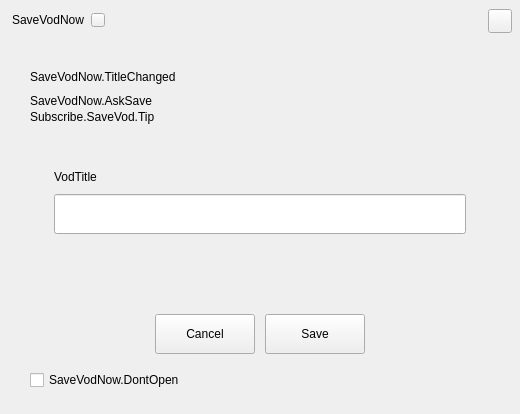
<?xml version="1.0" encoding="UTF-8"?>
<ui version="4.0">
 <class>AFQInstantVodSaverWidget</class>
 <widget class="QWidget" name="AFQInstantVodSaverWidget">
  <property name="geometry">
   <rect>
    <x>0</x>
    <y>0</y>
    <width>520</width>
    <height>414</height>
   </rect>
  </property>
  <property name="sizePolicy">
   <sizepolicy hsizetype="Preferred" vsizetype="Preferred">
    <horstretch>0</horstretch>
    <verstretch>0</verstretch>
   </sizepolicy>
  </property>
  <property name="minimumSize">
   <size>
    <width>520</width>
    <height>414</height>
   </size>
  </property>
  <property name="maximumSize">
   <size>
    <width>520</width>
    <height>414</height>
   </size>
  </property>
  <property name="windowTitle">
   <string>Form</string>
  </property>
  <property name="styleSheet">
   <string notr="true"/>
  </property>
  <layout class="QVBoxLayout" name="verticalLayout">
   <property name="spacing">
    <number>0</number>
   </property>
   <property name="leftMargin">
    <number>0</number>
   </property>
   <property name="topMargin">
    <number>0</number>
   </property>
   <property name="rightMargin">
    <number>0</number>
   </property>
   <property name="bottomMargin">
    <number>0</number>
   </property>
   <item>
    <widget class="QWidget" name="widget_Top" native="true">
     <property name="minimumSize">
      <size>
       <width>0</width>
       <height>40</height>
      </size>
     </property>
     <property name="maximumSize">
      <size>
       <width>16777215</width>
       <height>40</height>
      </size>
     </property>
     <layout class="QHBoxLayout" name="horizontalLayout">
      <property name="spacing">
       <number>6</number>
      </property>
      <property name="leftMargin">
       <number>12</number>
      </property>
      <property name="topMargin">
       <number>9</number>
      </property>
      <property name="rightMargin">
       <number>8</number>
      </property>
      <item>
       <widget class="QLabel" name="label_Title">
        <property name="text">
         <string>SaveVodNow</string>
        </property>
       </widget>
      </item>
      <item>
       <widget class="AFQInfoTooltipButton" name="pushButton_QuestionMark">
        <property name="minimumSize">
         <size>
          <width>14</width>
          <height>14</height>
         </size>
        </property>
        <property name="maximumSize">
         <size>
          <width>14</width>
          <height>14</height>
         </size>
        </property>
        <property name="text">
         <string/>
        </property>
       </widget>
      </item>
      <item>
       <spacer name="horizontalSpacer">
        <property name="orientation">
         <enum>Qt::Horizontal</enum>
        </property>
        <property name="sizeHint" stdset="0">
         <size>
          <width>351</width>
          <height>19</height>
         </size>
        </property>
       </spacer>
      </item>
      <item>
       <widget class="QPushButton" name="pushButton_Close">
        <property name="minimumSize">
         <size>
          <width>24</width>
          <height>24</height>
         </size>
        </property>
        <property name="maximumSize">
         <size>
          <width>24</width>
          <height>24</height>
         </size>
        </property>
        <property name="text">
         <string/>
        </property>
       </widget>
      </item>
     </layout>
    </widget>
   </item>
   <item>
    <widget class="QWidget" name="widget_Middle" native="true">
     <property name="minimumSize">
      <size>
       <width>0</width>
       <height>0</height>
      </size>
     </property>
     <layout class="QVBoxLayout" name="verticalLayout_3">
      <property name="spacing">
       <number>24</number>
      </property>
      <property name="leftMargin">
       <number>30</number>
      </property>
      <property name="topMargin">
       <number>30</number>
      </property>
      <property name="rightMargin">
       <number>30</number>
      </property>
      <property name="bottomMargin">
       <number>0</number>
      </property>
      <item>
       <widget class="QWidget" name="widget" native="true">
        <property name="sizePolicy">
         <sizepolicy hsizetype="Preferred" vsizetype="Preferred">
          <horstretch>0</horstretch>
          <verstretch>0</verstretch>
         </sizepolicy>
        </property>
        <property name="minimumSize">
         <size>
          <width>0</width>
          <height>0</height>
         </size>
        </property>
        <property name="maximumSize">
         <size>
          <width>16777215</width>
          <height>16777215</height>
         </size>
        </property>
        <layout class="QVBoxLayout" name="verticalLayout_6">
         <property name="spacing">
          <number>10</number>
         </property>
         <property name="leftMargin">
          <number>0</number>
         </property>
         <property name="topMargin">
          <number>0</number>
         </property>
         <property name="rightMargin">
          <number>0</number>
         </property>
         <property name="bottomMargin">
          <number>0</number>
         </property>
         <item>
          <widget class="QLabel" name="label_Notice">
           <property name="text">
            <string>SaveVodNow.TitleChanged</string>
           </property>
          </widget>
         </item>
         <item>
          <widget class="QWidget" name="widget_Info" native="true">
           <layout class="QVBoxLayout" name="verticalLayout_4">
            <property name="spacing">
             <number>2</number>
            </property>
            <property name="leftMargin">
             <number>0</number>
            </property>
            <property name="topMargin">
             <number>0</number>
            </property>
            <property name="rightMargin">
             <number>0</number>
            </property>
            <property name="bottomMargin">
             <number>0</number>
            </property>
            <item>
             <widget class="QLabel" name="label_Ask">
              <property name="text">
               <string>SaveVodNow.AskSave</string>
              </property>
              <property name="wordWrap">
               <bool>true</bool>
              </property>
             </widget>
            </item>
            <item>
             <widget class="QLabel" name="label_Subscribe">
              <property name="text">
               <string>Subscribe.SaveVod.Tip</string>
              </property>
             </widget>
            </item>
           </layout>
          </widget>
         </item>
        </layout>
       </widget>
      </item>
      <item>
       <widget class="QWidget" name="widget_VodTitle" native="true">
        <property name="sizePolicy">
         <sizepolicy hsizetype="Preferred" vsizetype="Preferred">
          <horstretch>0</horstretch>
          <verstretch>0</verstretch>
         </sizepolicy>
        </property>
        <property name="minimumSize">
         <size>
          <width>0</width>
          <height>106</height>
         </size>
        </property>
        <layout class="QVBoxLayout" name="verticalLayout_2">
         <property name="spacing">
          <number>8</number>
         </property>
         <property name="leftMargin">
          <number>24</number>
         </property>
         <property name="topMargin">
          <number>20</number>
         </property>
         <property name="rightMargin">
          <number>24</number>
         </property>
         <property name="bottomMargin">
          <number>20</number>
         </property>
         <item>
          <widget class="QLabel" name="label_VodTitle">
           <property name="text">
            <string>VodTitle</string>
           </property>
          </widget>
         </item>
         <item>
          <widget class="AFQFocusAwareLineEdit" name="lineEdit_VodTitle">
           <property name="minimumSize">
            <size>
             <width>0</width>
             <height>40</height>
            </size>
           </property>
           <property name="maximumSize">
            <size>
             <width>16777215</width>
             <height>40</height>
            </size>
           </property>
           <property name="maxLength">
            <number>75</number>
           </property>
          </widget>
         </item>
        </layout>
       </widget>
      </item>
      <item>
       <spacer name="verticalSpacer_3">
        <property name="orientation">
         <enum>Qt::Vertical</enum>
        </property>
        <property name="sizeHint" stdset="0">
         <size>
          <width>20</width>
          <height>0</height>
         </size>
        </property>
       </spacer>
      </item>
     </layout>
    </widget>
   </item>
   <item>
    <spacer name="verticalSpacer">
     <property name="orientation">
      <enum>Qt::Vertical</enum>
     </property>
     <property name="sizeType">
      <enum>QSizePolicy::Fixed</enum>
     </property>
     <property name="sizeHint" stdset="0">
      <size>
       <width>20</width>
       <height>30</height>
      </size>
     </property>
    </spacer>
   </item>
   <item>
    <widget class="QWidget" name="widget_Bottom" native="true">
     <property name="minimumSize">
      <size>
       <width>0</width>
       <height>56</height>
      </size>
     </property>
     <property name="maximumSize">
      <size>
       <width>16777215</width>
       <height>56</height>
      </size>
     </property>
     <layout class="QVBoxLayout" name="verticalLayout_5">
      <property name="spacing">
       <number>0</number>
      </property>
      <property name="leftMargin">
       <number>0</number>
      </property>
      <property name="topMargin">
       <number>0</number>
      </property>
      <property name="rightMargin">
       <number>0</number>
      </property>
      <property name="bottomMargin">
       <number>16</number>
      </property>
      <item>
       <layout class="QHBoxLayout" name="horizontalLayout_3">
        <property name="spacing">
         <number>10</number>
        </property>
        <item>
         <spacer name="horizontalSpacer_2">
          <property name="orientation">
           <enum>Qt::Horizontal</enum>
          </property>
          <property name="sizeHint" stdset="0">
           <size>
            <width>40</width>
            <height>20</height>
           </size>
          </property>
         </spacer>
        </item>
        <item>
         <widget class="QPushButton" name="pushButton_Cancel">
          <property name="minimumSize">
           <size>
            <width>100</width>
            <height>40</height>
           </size>
          </property>
          <property name="maximumSize">
           <size>
            <width>100</width>
            <height>40</height>
           </size>
          </property>
          <property name="text">
           <string>Cancel</string>
          </property>
         </widget>
        </item>
        <item>
         <widget class="QPushButton" name="pushButton_Save">
          <property name="minimumSize">
           <size>
            <width>100</width>
            <height>40</height>
           </size>
          </property>
          <property name="maximumSize">
           <size>
            <width>100</width>
            <height>40</height>
           </size>
          </property>
          <property name="sizeIncrement">
           <size>
            <width>0</width>
            <height>0</height>
           </size>
          </property>
          <property name="text">
           <string>Save</string>
          </property>
         </widget>
        </item>
        <item>
         <spacer name="horizontalSpacer_3">
          <property name="orientation">
           <enum>Qt::Horizontal</enum>
          </property>
          <property name="sizeHint" stdset="0">
           <size>
            <width>40</width>
            <height>20</height>
           </size>
          </property>
         </spacer>
        </item>
       </layout>
      </item>
     </layout>
    </widget>
   </item>
   <item>
    <widget class="QWidget" name="widget_Checkbox" native="true">
     <property name="minimumSize">
      <size>
       <width>0</width>
       <height>20</height>
      </size>
     </property>
     <property name="maximumSize">
      <size>
       <width>16777215</width>
       <height>20</height>
      </size>
     </property>
     <layout class="QHBoxLayout" name="horizontalLayout_2">
      <property name="spacing">
       <number>0</number>
      </property>
      <property name="leftMargin">
       <number>30</number>
      </property>
      <property name="topMargin">
       <number>0</number>
      </property>
      <property name="rightMargin">
       <number>0</number>
      </property>
      <property name="bottomMargin">
       <number>0</number>
      </property>
      <item>
       <widget class="QCheckBox" name="checkBox_DontOpenPopup">
        <property name="sizePolicy">
         <sizepolicy hsizetype="Minimum" vsizetype="Preferred">
          <horstretch>0</horstretch>
          <verstretch>0</verstretch>
         </sizepolicy>
        </property>
        <property name="text">
         <string>SaveVodNow.DontOpen</string>
        </property>
       </widget>
      </item>
     </layout>
    </widget>
   </item>
   <item>
    <spacer name="verticalSpacer_2">
     <property name="orientation">
      <enum>Qt::Vertical</enum>
     </property>
     <property name="sizeType">
      <enum>QSizePolicy::Fixed</enum>
     </property>
     <property name="sizeHint" stdset="0">
      <size>
       <width>20</width>
       <height>24</height>
      </size>
     </property>
    </spacer>
   </item>
  </layout>
 </widget>
 <customwidgets>
  <customwidget>
   <class>AFQInfoTooltipButton</class>
   <extends>QPushButton</extends>
   <header>UIComponent/CInfoTooltipButton.h</header>
  </customwidget>
  <customwidget>
   <class>AFQFocusAwareLineEdit</class>
   <extends>QLineEdit</extends>
   <header>UIComponent/CLengthAwareCustomLineEdit.h</header>
  </customwidget>
 </customwidgets>
 <resources>
  <include location="aneta-main-resource.qrc"/>
 </resources>
 <connections/>
</ui>
